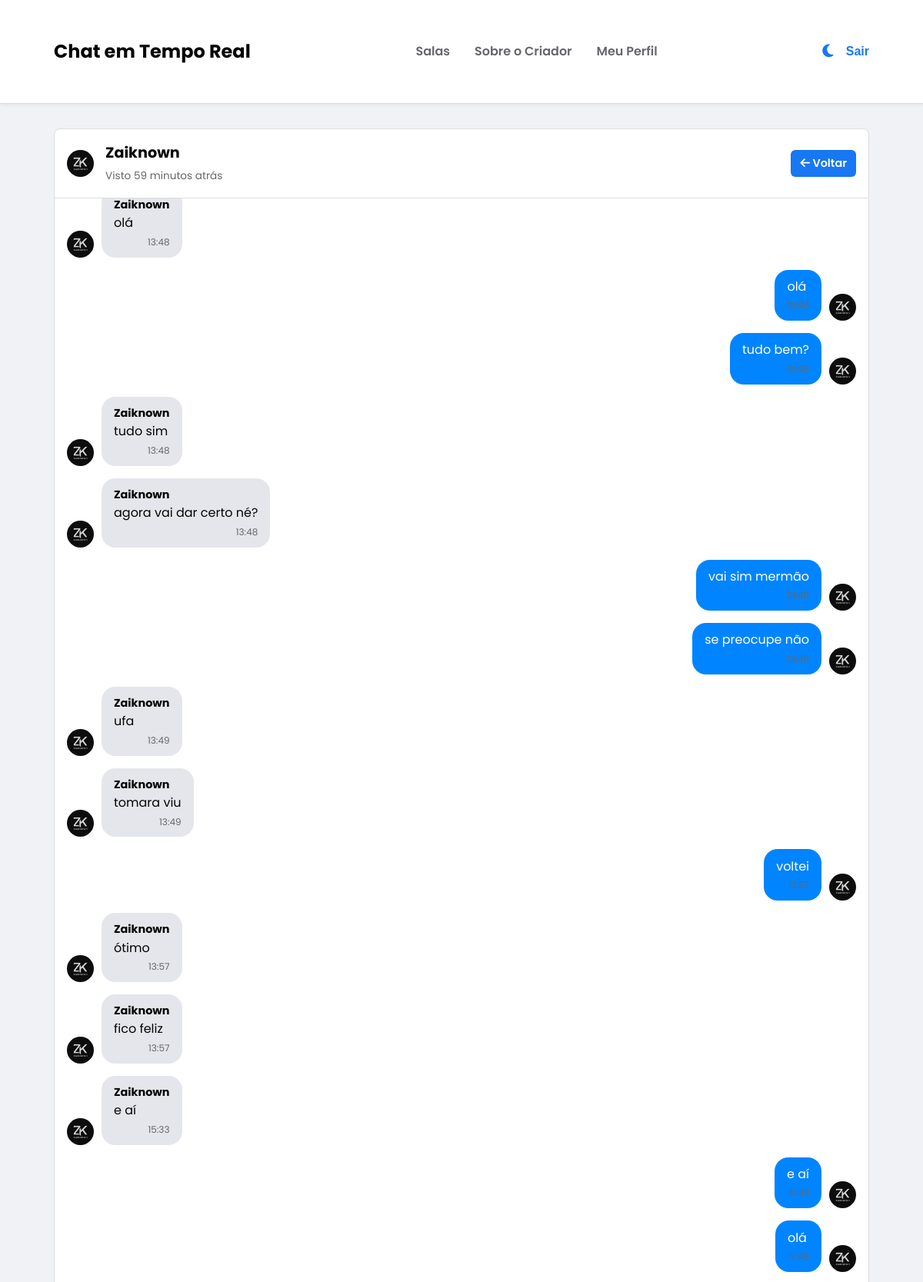
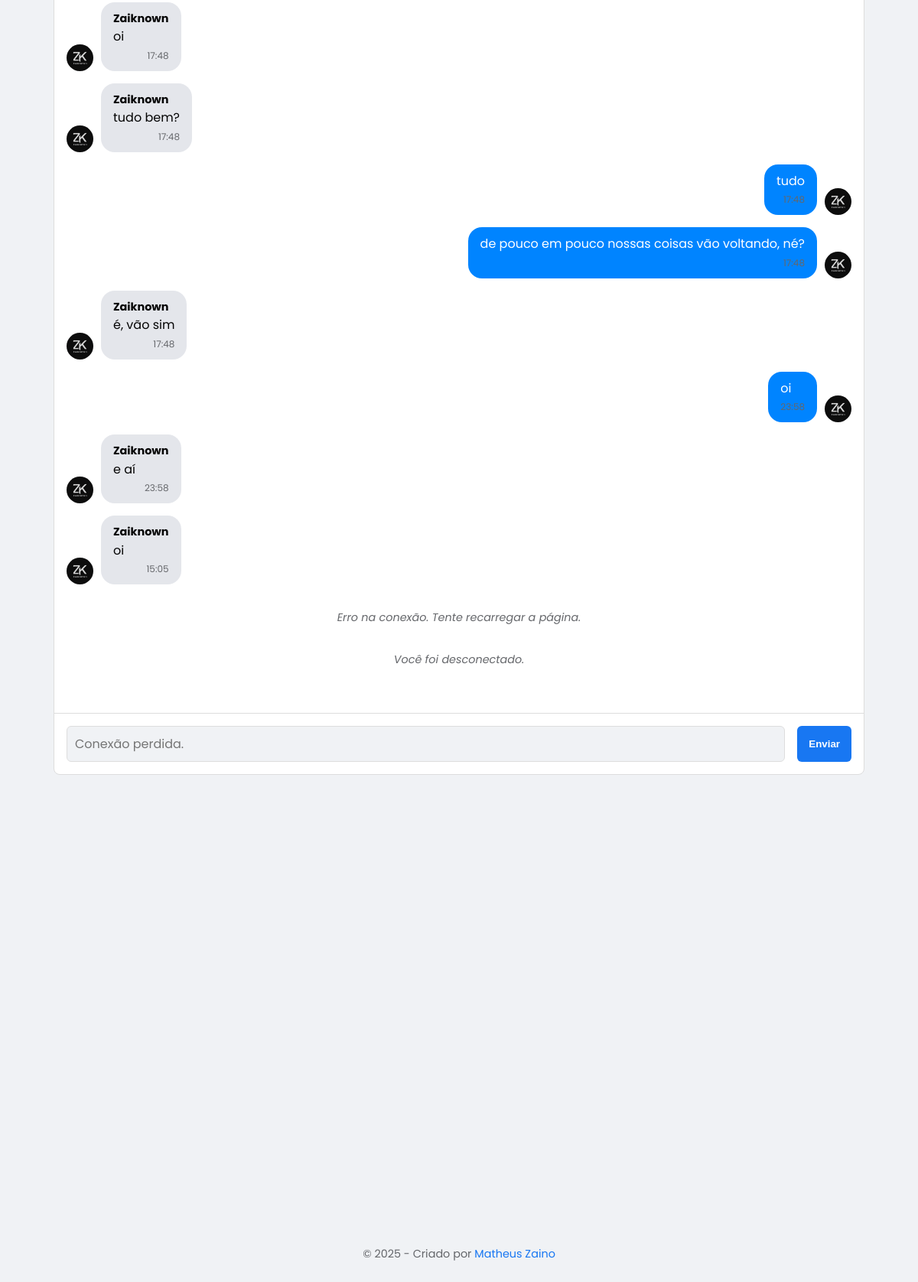
/chat/Zaiknown-testezainostela/ (signed in), run on the app's committed database (2 pictures, top to bottom).
### chat/models.py (models this page shows, shortened)
class Profile(models.Model):
    user = models.OneToOneField(User, on_delete=models.CASCADE)
    avatar = models.ImageField(default='https://res.cloudinary.com/drtgpop8f/image/upload/v1723142070/default_avatar_g30p1v.jpg', upload_to='avatars')
    last_seen = models.DateTimeField(default=timezone.now)
    @property
    def avatar_url(self):
        if self.avatar and hasattr(self.avatar, 'url'):
            return self.avatar.url
        return "https://res.cloudinary.com/drtgpop8f/image/upload/v1723142070/default_avatar_g30p1v.jpg"

class ChatMessage(models.Model):
    author = models.ForeignKey(User, on_delete=models.CASCADE, related_name='chat_messages')
    room_name = models.CharField(max_length=255)
    content = models.TextField()
    timestamp = models.DateTimeField(auto_now_add=True)
    deleted_by = models.ManyToManyField(User, related_name='deleted_messages', blank=True)

### chat/views.py (the view, shortened to what this page needs)
# urls.py: path('<str:room_name>/', views.chat_room_view, name='chat-room'),
@login_required
def chat_room_view(request, room_name):
    is_dm = '-' in room_name
    other_user_profile = None
    room = None
    if is_dm:
        participants = room_name.split('-')
        if request.user.username not in participants:
            messages.error(request, "Você não tem permissão para entrar nesta conversa.")
            return redirect('index')
        other_username = participants[0] if participants[1] == request.user.username else participants[1]
        try:
            other_user_profile = Profile.objects.select_related('user').get(user__username=other_username)
        except Profile.DoesNotExist:
            messages.error(request, "Usuário da conversa não encontrado.")
            return redirect('index')
    else:
        try:
            room = ChatRoom.objects.get(name=room_name)
        except ChatRoom.DoesNotExist:
            messages.error(request, "A sala que você tentou acessar não existe.")
            return redirect('index')
    chat_messages_qs = ChatMessage.objects.filter(room_name=room_name).select_related('author__profile').order_by('timestamp')[:50]
    messages_list = []
    for message in chat_messages_qs:
        messages_list.append({
            'author_username': message.author.username,
            'content': message.content,
            'timestamp': message.timestamp,
            'avatar_url': message.author.profile.avatar_url,
            'is_sent_by_user': message.author == request.user,
        })
    display_name = "Chat Privado" if is_dm else room_name
    context = {
        'room_name': room_name,
        'display_name': display_name,
        'chat_messages': messages_list,
        'is_dm': is_dm,
        'other_user_profile': other_user_profile,
        'room': room,
        'is_admin': room.creator == request.user or request.user in room.admins.all() if room else False
    }
    return render(request, 'chat_room.html', context)

### templates/chat_room.html (shortened to what this page needs)
{% extends 'base.html' %}
{% load static %}
{% block content %}
<div class="chat-page-container {% if is_dm %}dm-container{% endif %}">
    <div class="chat-container">
        <div class="chat-header">
            {% if is_dm and other_user_profile %}
                <div class="dm-header-info">
                    <img src="{{ other_user_profile.avatar.url }}" class="chat-avatar">
                    <div>
                        <h2 class="dm-username">{{ other_user_profile.user.username }}</h2>
                        <small id="user-last-seen" class="user-status">{{ other_user_profile.is_online|yesno:"Online,Visto " }}{% if not other_user_profile.is_online %}{{ other_user_profile.last_seen|timesince }} atrás{% endif %}</small>
                    </div>
                </div>
            {% else %}
                <h2><span style="color: var(--accent);">{{ display_name }}</span></h2>
            {% endif %}
            <a href="{% url 'index' %}" class="btn" style="padding: 6px 12px; font-size: 0.9rem;">
                <i class="fas fa-arrow-left"></i> Voltar
            </a>
        </div>
        <div class="chat-log" id="chat-log">
            {% for message in chat_messages %}
                <div class="chat-message {% if message.is_sent_by_user %}sent{% else %}received{% endif %}">
                    <img class="chat-avatar" src="{{ message.avatar_url }}" alt="{{ message.author_username }}">
                    <div class="message-bubble">
                        {% if not message.is_sent_by_user %}
                            <div class="message-author">{{ message.author_username }}</div>
                        {% endif %}
                        <div class="message-content">{{ message.content }}</div>
                        <div class="message-timestamp">{{ message.timestamp|date:"H:i" }}</div>
                    </div>
                </div>
            {% endfor %}
        </div>
        <div id="typing-indicator" class="typing-indicator"></div>
        <div class="chat-input-area">
            <input id="chat-message-input" type="text" class="form-control" placeholder="Digite sua mensagem...">
            <button id="chat-message-submit" class="btn">Enviar</button>
        </div>
    </div>
</div>
{% endblock %}

### static/css/main.css (style rules this page uses)
:root { --bg-main: #f0f2f5; --bg-card: #ffffff; --primary-accent: #1877f2; --text-main: #050505; --text-secondary: #65676b; --border-color: #ddd; --sent-bubble-bg: #0084ff; --sent-bubble-text: white; --received-bubble-bg: #e4e6eb; }
* { margin: 0; padding: 0; box-sizing: border-box; }
html { height: 100%; }
body { font-family: 'Poppins', sans-serif; background-color: var(--bg-main); color: var(--text-main); line-height: 1.6; display: grid; grid-template-rows: auto 1fr auto; min-height: 100vh; transition: background-color 0.3s ease, color 0.3s ease; }
.btn { background-color: var(--primary-accent); color: white; padding: 8px 15px; border-radius: 6px; text-decoration: none; border: none; cursor: pointer; font-weight: 600; transition: background-color 0.3s ease; }
.form-control { width: 100%; padding: 10px; border: 1px solid var(--border-color); border-radius: 6px; font-size: 1rem; font-family: 'Poppins', sans-serif; background-color: var(--bg-main); color: var(--text-main); }
.chat-page-container { display: flex; gap: 1.5rem; }
.user-status { color: var(--text-secondary); font-size: 0.75rem; margin-left: auto; }
.chat-container { flex: 3; display: flex; flex-direction: column; height: 75vh; background-color: var(--bg-card); border-radius: 8px; border: 1px solid var(--border-color); }
.chat-log { flex-grow: 1; padding: 1rem; overflow-y: auto; display: flex; flex-direction: column; }
.chat-message { display: flex; align-items: flex-end; margin-bottom: 1rem; gap: 10px; max-width: 75%; }
.chat-avatar { width: 35px; height: 35px; border-radius: 50%; object-fit: cover; }
.message-bubble { padding: 0.7rem 1rem; border-radius: 18px; line-height: 1.4; }
.message-author { font-weight: bold; font-size: 0.9rem; color: var(--text-main); margin-bottom: 0.2rem; }
.message-content { word-wrap: break-word; }
.message-timestamp { font-size: 0.75rem; color: var(--text-secondary); text-align: right; margin-top: 5px; display: block; }
.chat-message.received { align-self: flex-start; }
.chat-message.received .message-bubble { background-color: var(--received-bubble-bg); color: var(--text-main); }
.chat-message.sent { align-self: flex-end; flex-direction: row-reverse; }
.chat-message.sent .message-bubble { background-color: var(--sent-bubble-bg); color: var(--sent-bubble-text); }
.typing-indicator { height: 25px; padding: 0 1rem; color: var(--text-secondary); font-style: italic; font-size: 0.9rem; }
.chat-input-area { display: flex; padding: 1rem; border-top: 1px solid var(--border-color); }
.chat-input-area input { flex-grow: 1; margin-right: 1rem; }
.chat-header { padding: 1rem; border-bottom: 1px solid var(--border-color); display: flex; justify-content: space-between; align-items: center; }
.dm-container .chat-container { flex: 1; }
.dm-header-info { display: flex; align-items: center; gap: 15px; }
.dm-username { margin: 0; font-size: 1.2rem; }
.chat-header .user-status { font-size: 0.85rem; color: var(--text-secondary); }

### data on the page
Profile: avatar (picture), user.username "Zaiknown", last_seen "59 minutos"
ChatMessage: content "olá", timestamp "13:48"
ChatMessage: content "olá"
ChatMessage: content "tudo bem?"
ChatMessage: content "tudo sim", timestamp "13:48"
ChatMessage: content "agora vai dar certo né?", timestamp "13:48"
ChatMessage: content "vai sim mermão"
ChatMessage: content "se preocupe não"
ChatMessage: content "ufa", timestamp "13:49"
ChatMessage: content "tomara viu", timestamp "13:49"
ChatMessage: content "voltei"
ChatMessage: content "ótimo", timestamp "13:57"
ChatMessage: content "fico feliz", timestamp "13:57"
ChatMessage: content "e aí", timestamp "15:33"
ChatMessage: content "e aí"
ChatMessage: content "olá"
ChatMessage: content "oi", timestamp "17:48"
ChatMessage: content "tudo bem?", timestamp "17:48"
ChatMessage: content "tudo"
ChatMessage: content "de pouco em pouco nossas coisas vão voltando, né?"
ChatMessage: content "é, vão sim", timestamp "17:48"
ChatMessage: content "oi"
ChatMessage: content "e aí", timestamp "23:58"
ChatMessage: content "oi", timestamp "15:05"

### other printed values
{{ other_user_profile.is_online|yesno:"Online,Visto " }} "Visto"
{{ message.author_username }} "Zaiknown" "Zaiknown" "Zaiknown" "Zaiknown" "Zaiknown" "Zaiknown" "Zaiknown" "Zaiknown" "Zaiknown" "Zaiknown" "Zaiknown" "Zaiknown" "Zaiknown"
